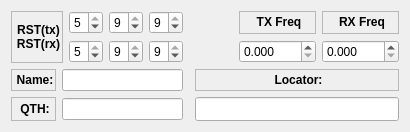
           <widget class="QWidget" name="qso">
            <attribute name="title">
             <string>QSO</string>
            </attribute>
            <layout class="QGridLayout" name="gridLayout_8">
             <item row="0" column="0" colspan="2">
              <layout class="QHBoxLayout">
               <item>
                <widget class="QLabel" name="textLabel1_2">
                 <property name="frameShape">
                  <enum>QFrame::StyledPanel</enum>
                 </property>
                 <property name="frameShadow">
                  <enum>QFrame::Raised</enum>
                 </property>
                 <property name="text">
                  <string>&lt;p align=&quot;center&quot;&gt;&lt;b&gt;RST(tx)&lt;br&gt;RST(rx)&lt;/b&gt;&lt;/p&gt;</string>
                 </property>
                 <property name="wordWrap">
                  <bool>false</bool>
                 </property>
                </widget>
               </item>
               <item>
                <layout class="QVBoxLayout">
                 <item>
                  <widget class="QSpinBox" name="RSendBox">
                   <property name="toolTip">
                    <string>R value you give to the DX</string>
                   </property>
                   <property name="maximum">
                    <number>5</number>
                   </property>
                   <property name="value">
                    <number>5</number>
                   </property>
                  </widget>
                 </item>
                 <item>
                  <widget class="QSpinBox" name="RRecBox">
                   <property name="toolTip">
                    <string>R value you get from the DX</string>
                   </property>
                   <property name="maximum">
                    <number>5</number>
                   </property>
                   <property name="value">
                    <number>5</number>
                   </property>
                  </widget>
                 </item>
                </layout>
               </item>
               <item>
                <layout class="QVBoxLayout">
                 <item>
                  <widget class="QSpinBox" name="SSendBox">
                   <property name="toolTip">
                    <string>S value you give to the DX</string>
                   </property>
                   <property name="buttonSymbols">
                    <enum>QAbstractSpinBox::UpDownArrows</enum>
                   </property>
                   <property name="maximum">
                    <number>9</number>
                   </property>
                   <property name="value">
                    <number>9</number>
                   </property>
                  </widget>
                 </item>
                 <item>
                  <widget class="QSpinBox" name="SRecBox">
                   <property name="toolTip">
                    <string>S value you get from the DX</string>
                   </property>
                   <property name="maximum">
                    <number>9</number>
                   </property>
                   <property name="value">
                    <number>9</number>
                   </property>
                  </widget>
                 </item>
                </layout>
               </item>
               <item>
                <layout class="QVBoxLayout">
                 <item>
                  <widget class="QSpinBox" name="TSendBox">
                   <property name="toolTip">
                    <string>T value you give to the DX</string>
                   </property>
                   <property name="buttonSymbols">
                    <enum>QAbstractSpinBox::UpDownArrows</enum>
                   </property>
                   <property name="specialValueText">
                    <string/>
                   </property>
                   <property name="maximum">
                    <number>9</number>
                   </property>
                   <property name="value">
                    <number>9</number>
                   </property>
                  </widget>
                 </item>
                 <item>
                  <widget class="QSpinBox" name="TRecBox">
                   <property name="toolTip">
                    <string>T value you get from the DX</string>
                   </property>
                   <property name="maximum">
                    <number>9</number>
                   </property>
                   <property name="value">
                    <number>9</number>
                   </property>
                  </widget>
                 </item>
                </layout>
               </item>
              </layout>
             </item>
             <item row="0" column="4">
              <layout class="QGridLayout" name="gridLayout">
               <item row="0" column="0">
                <widget class="QLabel" name="textLabel1_8_3">
                 <property name="frameShape">
                  <enum>QFrame::StyledPanel</enum>
                 </property>
                 <property name="frameShadow">
                  <enum>QFrame::Raised</enum>
                 </property>
                 <property name="text">
                  <string>&lt;!DOCTYPE HTML PUBLIC &quot;-//W3C//DTD HTML 4.0//EN&quot; &quot;http://www.w3.org/TR/REC-html40/strict.dtd&quot;&gt;
&lt;html&gt;&lt;head&gt;&lt;meta name=&quot;qrichtext&quot; content=&quot;1&quot; /&gt;&lt;style type=&quot;text/css&quot;&gt;
p, li { white-space: pre-wrap; }
&lt;/style&gt;&lt;/head&gt;&lt;body style=&quot; font-family:'DejaVu Sans'; font-size:9pt; font-weight:400; font-style:normal;&quot;&gt;
&lt;p align=&quot;center&quot; style=&quot; margin-top:12px; margin-bottom:12px; margin-left:0px; margin-right:0px; -qt-block-indent:0; text-indent:0px;&quot;&gt;&lt;span style=&quot; font-weight:600;&quot;&gt;TX Freq&lt;/span&gt;&lt;/p&gt;&lt;/body&gt;&lt;/html&gt;</string>
                 </property>
                 <property name="wordWrap">
                  <bool>false</bool>
                 </property>
                </widget>
               </item>
               <item row="0" column="1">
                <widget class="QLabel" name="textLabel1_8_4">
                 <property name="frameShape">
                  <enum>QFrame::StyledPanel</enum>
                 </property>
                 <property name="frameShadow">
                  <enum>QFrame::Raised</enum>
                 </property>
                 <property name="text">
                  <string>&lt;!DOCTYPE HTML PUBLIC &quot;-//W3C//DTD HTML 4.0//EN&quot; &quot;http://www.w3.org/TR/REC-html40/strict.dtd&quot;&gt;
&lt;html&gt;&lt;head&gt;&lt;meta name=&quot;qrichtext&quot; content=&quot;1&quot; /&gt;&lt;style type=&quot;text/css&quot;&gt;
p, li { white-space: pre-wrap; }
&lt;/style&gt;&lt;/head&gt;&lt;body style=&quot; font-family:'DejaVu Sans'; font-size:9pt; font-weight:400; font-style:normal;&quot;&gt;
&lt;p align=&quot;center&quot; style=&quot; margin-top:12px; margin-bottom:12px; margin-left:0px; margin-right:0px; -qt-block-indent:0; text-indent:0px;&quot;&gt;&lt;span style=&quot; font-weight:600;&quot;&gt;RX Freq&lt;/span&gt;&lt;/p&gt;&lt;/body&gt;&lt;/html&gt;</string>
                 </property>
                 <property name="wordWrap">
                  <bool>false</bool>
                 </property>
                </widget>
               </item>
               <item row="1" column="0">
                <widget class="QDoubleSpinBox" name="freqtxdoubleSpinBox">
                 <property name="toolTip">
                  <string>Shows the frecuency of the transceiver when hamlib is  (TX)</string>
                 </property>
                 <property name="layoutDirection">
                  <enum>Qt::LeftToRight</enum>
                 </property>
                 <property name="decimals">
                  <number>3</number>
                 </property>
                 <property name="maximum">
                  <double>9999.989999999999782</double>
                 </property>
                 <property name="singleStep">
                  <double>0.001000000000000</double>
                 </property>
                </widget>
               </item>
               <item row="1" column="1">
                <widget class="QDoubleSpinBox" name="freqrxdoubleSpinBox">
                 <property name="toolTip">
                  <string>Shows the frecuency of the transceiver when hamlib is activated (RX)</string>
                 </property>
                 <property name="layoutDirection">
                  <enum>Qt::LeftToRight</enum>
                 </property>
                 <property name="decimals">
                  <number>3</number>
                 </property>
                 <property name="maximum">
                  <double>9999.989999999999782</double>
                 </property>
                 <property name="singleStep">
                  <double>0.001000000000000</double>
                 </property>
                </widget>
               </item>
              </layout>
             </item>
             <item row="1" column="2" colspan="2">
              <layout class="QVBoxLayout" name="verticalLayout_3"/>
             </item>
             <item row="2" column="0">
              <widget class="QLabel" name="textLabel1_8_2">
               <property name="frameShape">
                <enum>QFrame::StyledPanel</enum>
               </property>
               <property name="frameShadow">
                <enum>QFrame::Raised</enum>
               </property>
               <property name="text">
                <string>&lt;p align=&quot;center&quot;&gt;&lt;b&gt;Name:&lt;/b&gt;&lt;/p&gt;</string>
               </property>
               <property name="wordWrap">
                <bool>false</bool>
               </property>
              </widget>
             </item>
             <item row="2" column="1">
              <widget class="QLineEdit" name="namekLineEdit">
               <property name="toolTip">
                <string>DX's operator's name</string>
               </property>
               <property name="text">
                <string/>
               </property>
              </widget>
             </item>
             <item row="2" column="2">
              <layout class="QHBoxLayout" name="horizontalLayout"/>
             </item>
             <item row="2" column="3" colspan="2">
              <widget class="QLabel" name="textLabel2_6_3">
               <property name="frameShape">
                <enum>QFrame::StyledPanel</enum>
               </property>
               <property name="frameShadow">
                <enum>QFrame::Raised</enum>
               </property>
               <property name="text">
                <string>&lt;!DOCTYPE HTML PUBLIC &quot;-//W3C//DTD HTML 4.0//EN&quot; &quot;http://www.w3.org/TR/REC-html40/strict.dtd&quot;&gt;
&lt;html&gt;&lt;head&gt;&lt;meta name=&quot;qrichtext&quot; content=&quot;1&quot; /&gt;&lt;style type=&quot;text/css&quot;&gt;
p, li { white-space: pre-wrap; }
&lt;/style&gt;&lt;/head&gt;&lt;body style=&quot; font-family:'Sans Serif'; font-size:9pt; font-weight:400; font-style:normal;&quot;&gt;
&lt;p align=&quot;center&quot; style=&quot; margin-top:12px; margin-bottom:12px; margin-left:0px; margin-right:0px; -qt-block-indent:0; text-indent:0px;&quot;&gt;&lt;span style=&quot; font-weight:600;&quot;&gt;Locator:&lt;/span&gt;&lt;/p&gt;&lt;/body&gt;&lt;/html&gt;</string>
               </property>
               <property name="wordWrap">
                <bool>false</bool>
               </property>
              </widget>
             </item>
             <item row="3" column="0">
              <widget class="QLabel" name="textLabel2_6_2">
               <property name="frameShape">
                <enum>QFrame::StyledPanel</enum>
               </property>
               <property name="frameShadow">
                <enum>QFrame::Raised</enum>
               </property>
               <property name="text">
                <string>&lt;!DOCTYPE HTML PUBLIC &quot;-//W3C//DTD HTML 4.0//EN&quot; &quot;http://www.w3.org/TR/REC-html40/strict.dtd&quot;&gt;
&lt;html&gt;&lt;head&gt;&lt;meta name=&quot;qrichtext&quot; content=&quot;1&quot; /&gt;&lt;style type=&quot;text/css&quot;&gt;
p, li { white-space: pre-wrap; }
&lt;/style&gt;&lt;/head&gt;&lt;body style=&quot; font-family:'Sans Serif'; font-size:9pt; font-weight:400; font-style:normal;&quot;&gt;
&lt;p align=&quot;center&quot; style=&quot; margin-top:12px; margin-bottom:12px; margin-left:0px; margin-right:0px; -qt-block-indent:0; text-indent:0px;&quot;&gt;&lt;span style=&quot; font-weight:600;&quot;&gt;QTH:&lt;/span&gt;&lt;/p&gt;&lt;/body&gt;&lt;/html&gt;</string>
               </property>
               <property name="wordWrap">
                <bool>false</bool>
               </property>
              </widget>
             </item>
             <item row="3" column="1">
              <widget class="QLineEdit" name="qthkLineEdit">
               <property name="toolTip">
                <string>DX's QTH (City, town)</string>
               </property>
              </widget>
             </item>
             <item row="3" column="3" colspan="2">
              <widget class="QLineEdit" name="locatorLineEdit">
               <property name="minimumSize">
                <size>
                 <width>204</width>
                 <height>24</height>
                </size>
               </property>
               <property name="toolTip">
                <string>The DX locator (like IN80EK)</string>
               </property>
               <property name="maxLength">
                <number>6</number>
               </property>
              </widget>
             </item>
             <item row="4" column="2" colspan="2">
              <layout class="QVBoxLayout" name="verticalLayout_2"/>
             </item>
            </layout>
           </widget>
